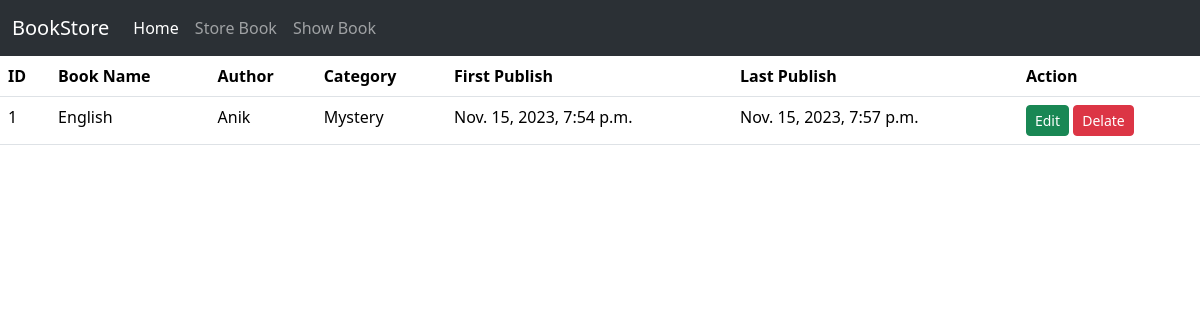
The page /book_details/1 on the database as committed earlier.
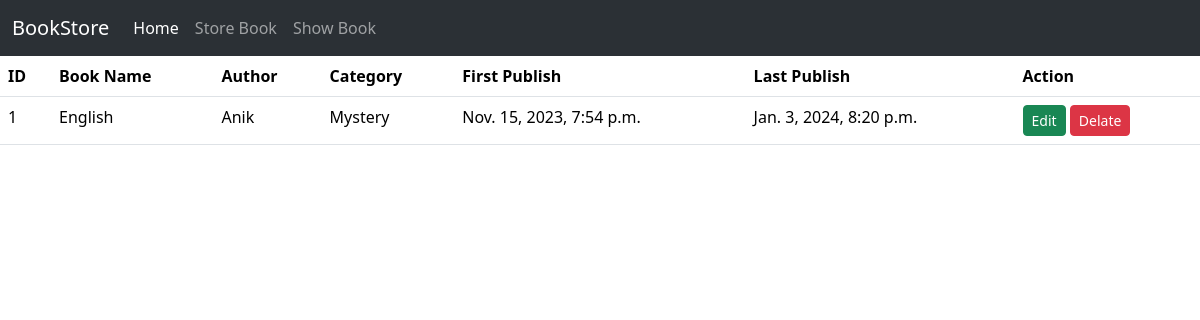
The same page on the database as committed later.
### book/models.py (models this page shows)
class BookStoreModel(models.Model):
    CATEGORY = (
        ('Mystery','Mystery'),
        ('Thriller','Thriller'),
        ('Sci-Fi', 'Sci-Fi'),
        ('Horror', 'Horror'),
    )
    id = models.IntegerField(primary_key=True)
    book_name = models.CharField(max_length=30)
    author = models.CharField(max_length=30)
    category = models.CharField(max_length=30, choices=CATEGORY)
    first_pub = models.DateTimeField(auto_now_add=True)
    last_pub = models.DateTimeField(auto_now=True)

### book/views.py (the view)
# urls.py: path('book_details/<int:id>',views.BookDetailsView.as_view(),name='details_book'),
class BookDetailsView(DetailView):
    model = BookStoreModel
    template_name = 'book_details.html'
    context_object_name = 'david'
    pk_url_kwarg = 'id'

### book/templates/book_details.html
{% extends "base.html" %}
{% block content %}
<table class="table">
    <thead>
      <tr>
        <th scope="col">ID</th>
        <th scope="col">Book Name</th>
        <th scope="col">Author</th>
        <th scope="col">Category</th>
        <th scope="col">First Publish</th>
        <th scope="col">Last Publish</th>
        <th scope="col">Action</th>
      </tr>
    </thead>
    <tbody>
      <tr>
        <td scope="row">{{david.id}}</td>
        <td scope="row">{{david.book_name}}</td>
        <td scope="row">{{david.author}}</td>
        <td scope="row">{{david.category}}</td>
        <td scope="row">{{david.first_pub}}</td>
        <td scope="row">{{david.last_pub}}</td>
        <td>
          <a href="{% url 'edit_book' pk=david.id %}" class="btn btn-success btn-sm">Edit</a>
          <a href="{% url 'delete_book' pk=david.id %}" class="btn btn-danger btn-sm">Delate</a>
        </td>
      </tr>
    </tbody>
  </table>
  {% endblock %}

### book/templates/base.html (shortened to what this page needs)
<!DOCTYPE html>
<html lang="en">
  <head>
    <link
      href="https://cdn.jsdelivr.net/npm/bootstrap@5.3.1/dist/css/bootstrap.min.css"
      rel="stylesheet"
    />
  </head>
  <body>
    <nav class="navbar navbar-expand-lg bg-body-tertiary" data-bs-theme="dark">
      <div class="container-fluid">
        <a class="navbar-brand" href="#">BookStore</a>
        <div class="collapse navbar-collapse" id="navbarNav">
          <ul class="navbar-nav">
            <li class="nav-item">
              <a class="nav-link active" aria-current="page" href="{% url 'home' %}">Home</a>
            </li>
            <li class="nav-item">
              <a class="nav-link" href="{% url 'storebook' %}">Store Book</a>
            </li>
            <li class="nav-item">
              <a class="nav-link" href="{% url 'showbook' %}">Show Book</a>
            </li>
          </ul>
        </div>
      </div>
    </nav>
    {% block content %} {% endblock %}
  </body>
</html>

Rows that differ between the two databases and show on the page:
changed BookStoreModel "English": last_pub "Nov. 15, 2023, 7:57 p.m." → "Jan. 3, 2024, 8:20 p.m."
